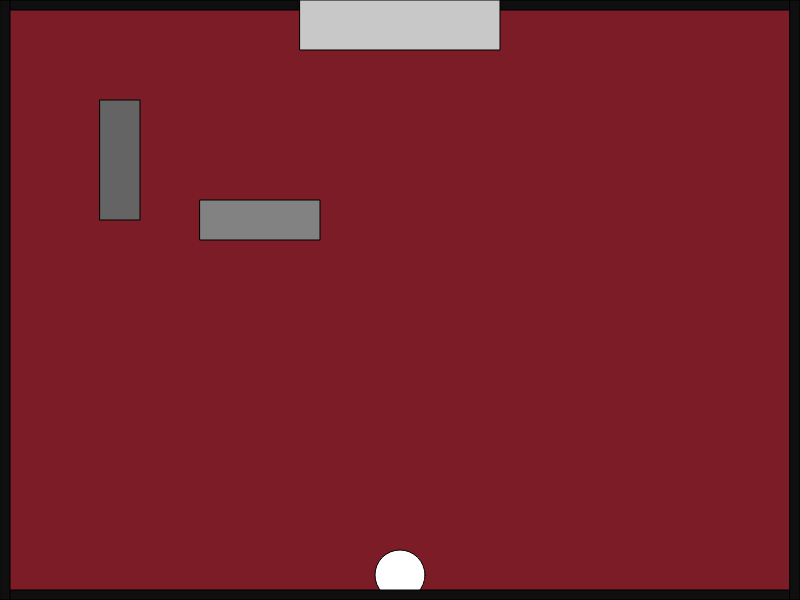
Frame 1 (no input)
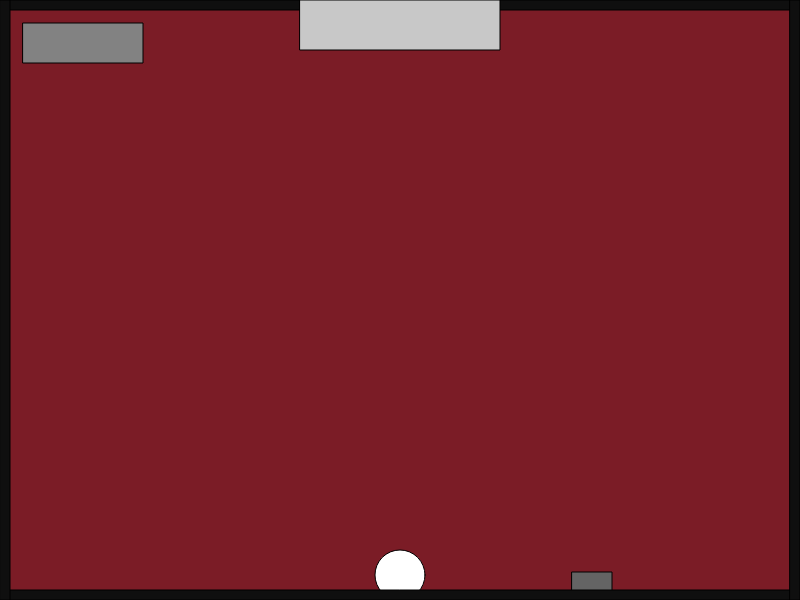
Frame 60 (no input)
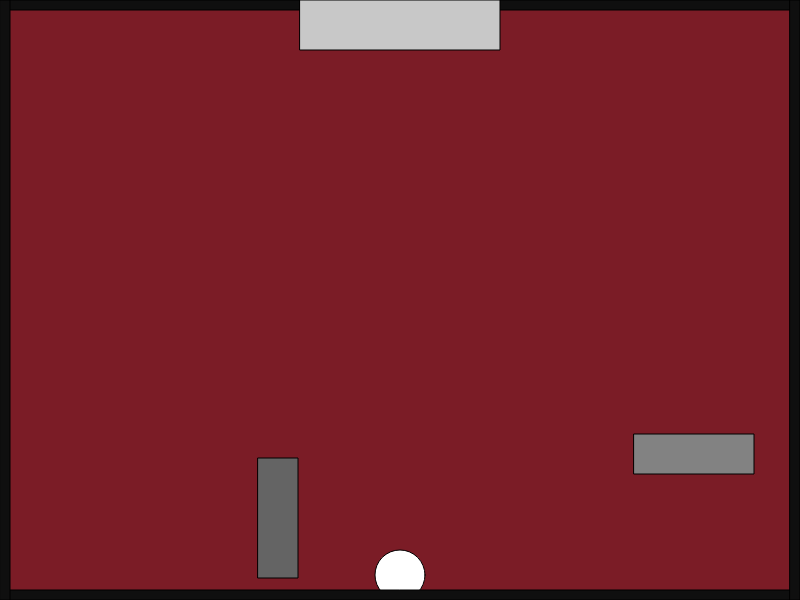
Frame 120 (the mouse pressed at the canvas centre since frame 60)

The p5.js sketch that drew these frames (run headless with seeded random() and noise() and a simulated clock; from frame 60 on, the mouse is pressed at the canvas centre):

// p5.js sketch
// ── sketch.js
var s = 83;
var w = 87;
var a = 65;
var d = 68;
var x = 400;
var y = 575;
var x2 = 100;
var x3 = 200;
var y2 = 100;
var y3 = 200;
var mousex = 0;
var mousey = 0;
var obsizex = 0;
var obsizey = 0;
var movement2;
var movement3;
var fontsize = 650;

function setup() {
  createCanvas(800, 600);
  movement2 = floor(random() * 10) + 1;
  movement3 = (floor(random() * 10) + 1) * (-1);
}

function draw() {
  background(123, 28, 38);
  PlayerSpawn(255, x, y, 50)
  PlayerMove();
  ObstacleSpawn1(100,x2,y2,40,120,130,x3,y3,120,40,175,350,250,mousex,mousey);
  ObstacleMove1();
  ObstacleMove2();
  BorderGen();
  ExitGen();
  TextGen();
}
  
function PlayerSpawn(
  color, x, y, size) {
    fill(color);
    circle(x, y, size);
    PlayerMove;
}

function PlayerMove() {
    if (keyIsDown(d)) {
      x += 5;
    }
    if (keyIsDown(a)) {
      x -= 5;
    }
    if (x >= 775) {
      x = 775;
    }
    if (x <= 25) {
      x = 25;
    }
    if (keyIsDown(s)) {
      y += 5;
    }
    if (keyIsDown(w)) {
      y -= 5;
    }
    if (y >= 575) {
      y = 575;
    }
    if (y <= 25) {
      y = 25; }
}

function ObstacleSpawn1(
  colorfill, xob1, yob1, size1, size2, colorfill2, xob2, yob2, size3, size4,colorfillsq,xsq,ysq,sizesq1,sizesq2) {
  fill(colorfill);
  rect(xob1, yob1, size1, size2);
  fill(colorfill2);
  rect(xob2, yob2, size3, size4);
  fill(colorfillsq);
  rect(xsq,ysq,sizesq1,sizesq2);
}

function ObstacleMove1() {
  if (x2 <= -50 && x2 > 850) {
    x2 = 400
    y2 = 300
  }
  else if (x2 >= 800) {
    x2 = 10
  }
  else if (x2 <= 0) {
    x2 = 790
  }
  x2 += movement2;

  if (y2 <= -50 && y2 > 650) {
    x2 = 400
    y2 = 300
  }
  else if (y2 >= 600) {
    y2 = 10
  }
  else if (y2 <= 0) {
    y2 = 590
  }
  y2 += movement2;
}

function ObstacleMove2() {
  if (x3 <= -50 && x3 > 850) {
    x3 = 400
    y3 = 300
  }
  else if (x3 >= 800) {
    x3 = 10
  }
  else if (x3 <= 0) {
    x3 = 790
  }
  x3 += movement3;

  if (y3 <= -50 && y3 > 650) {
    x3 = 400
    y3 = 300
  }
  else if (y3 >= 600) {
    y3 = 10
  }
  else if (y3 <= 0) {
    y3 = 590
  }
  y3 += movement3;
}

function BorderGen() {
  fill(15)
  rect(0, 0, 800, 10)
  fill(15)
  rect(0, 590, 800, 10)
  fill(15)
  rect(0, 0, 10, 600)
  fill(15)
  rect(790, 0, 10, 600)
}

function ExitGen() {
  fill(200)
  rect(300, 0, 200, 50)
}

function TextGen() {
  fill(100, 100, 255);
  textAlign(CENTER, CENTER);
  textSize(24);
  text('YOU WIN!', 400, fontsize);

  if (x >= 300 && x <= 500 && y <= 50) {
    fontsize = 25
  }
}

function mouseClicked() {
  mousex = 100;
  mousey = 100;
}
// ── fifthpage.html
<html>
  <head>
    <script src="https://cdnjs.cloudflare.com/ajax/libs/p5.js/1.1.9/p5.min.js"></script>
    <script src="sketch2.js"></script>
  </head>
  <body>
  </body>
</html>
// ── sketch2.js
var s = 83;
var w = 87;
var a = 65;
var d = 68;
var x = 400;
var myXs = [];
var myYs = [];
var myDiameters = [];
var y = 575;
var x2 = 200;
var y2 = 100;
var x3 = 200;
var y3 = 200;
var mousex = 0;
var mousey = 0;
var obsizex = 0;
var obsizey = 0;
var movement2;
var movement3;
var fontsize = 650;

function setup() {
    createCanvas(800, 600);
    for (var i = 0; i < 3; i++) {
        myXs[i] = getRandomNumber(800);
        myYs[i] = getRandomNumber(600);
        myDiameters[i] = getRandomNumber(20);
    }
    movement2 = floor(random() * 10) + 1;
    movement3 = (floor(random() * 10) + 1) * (-1);
}

function draw() {
    background(123, 28, 38);
    PlayerSpawn(255, x, y, 50)
    PlayerMove();
    fill(100, 150, 200)
    rect(400, 300, mousex, mousey)
    for (var i = 0; i < myXs.length; i++) {
        circle(myXs[i], myYs[i], myDiameters[i]);
    }
    BorderGen();
    ExitGen();
    TextGen();
    obmove();
}

function PlayerSpawn(
    color, x, y, size) {
    fill(color);
    circle(x, y, size);
    PlayerMove;
}

function PlayerMove() {
    if (keyIsDown(d)) {
        x += 5;
    }
    if (keyIsDown(a)) {
        x -= 5;
    }
    if (x >= 775) {
        x = 775;
    }
    if (x <= 25) {
        x = 25;
    }
    if (keyIsDown(s)) {
        y += 5;
    }
    if (keyIsDown(w)) {
        y -= 5;
    }
    if (y >= 575) {
        y = 575;
    }
    if (y <= 25) {
        y = 25;
    }
}

function BorderGen() {
    fill(15)
    rect(0, 0, 800, 10)
    fill(15)
    rect(0, 590, 800, 10)
    fill(15)
    rect(0, 0, 10, 600)
    fill(15)
    rect(790, 0, 10, 600)
}

function ExitGen() {
    fill(200)
    rect(300, 0, 200, 50)
}

function TextGen() {
    fill(100, 100, 255);
    textAlign(CENTER, CENTER);
    textSize(24);
    text('YOU WIN!', 400, fontsize);

    if (x >= 300 && x <= 500 && y <= 50) {
        fontsize = 25
    }
}

function mouseClicked() {
    mousex = 100;
    mousey = 100;
}

function obmove() {
    for (var i = 0; i < myXs.length; i++) {
        if (myXs[i] <= -50 && myXs[i] > 850) {
            myXs[i] = 400
            myYs[i] = 300
        }
        else if (myXs[i] >= 800) {
            myXs[i] = 10
        }
        else if (myXs[i] <= 0) {
            myXs[i] = 790
        }
        myXs[i] += movement2;

        if (myYs[i] <= -50 && myYs[i] > 650) {
            myXs[i] = 400
            myYs[i] = 300
        }
        else if (myYs[i] >= 600) {
            myYs[i] = 10
        }
        else if (myYs[i] <= 0) {
            myYs[i] = 590
        }
        myYs[i] += movement2;
    }
}

function getRandomNumber(number) {
    return Math.floor(Math.random() * number) + 10;
}

function mouseClicked() {
    mousex = 100;
    mousey = 100;
}
// ── sketch3.js
var x = 50;
var y = 50;
var diameter = 25;
var mousex = 0;
var mousey = 0;
var s = 83;
var w = 87;
var a = 65;
var d = 68;
var movement2;
var myXs = []; // create an array for the x coordinate
var myYs = []; // create an array for the y coordinate
var myDiameters = []; // create array for the diameter of circles
var x = 400;
var y = 575;
var x2 = 100;
var x3 = 200;
var y2 = 100;
var y3 = 200;
var mousex = 0;
var mousey = 0;
var obsizex = 0;
var obsizey = 0;
var movement2;
var movement3;
var fontsize = 650;



function setup() {
    createCanvas(800, 600);
    // create a for loop here to create the circles
    for (var i = 0; i < 5; i++) {
        // get all the random numbers to create a circles
        myXs[i] = getRandomNumber(800);
        myYs[i] = getRandomNumber(600);
        myDiameters[i] = getRandomNumber(100);
    }
      movement2 = getRandomNumber(10)/2+1;
  movement3 = (floor(random() * 10) + 1) * (-1);

}

function draw() {
    background(0);
    fill(24, 200, 29);
    circle(x, y, diameter);


    for (var i = 0; i < myXs.length; i++) {
        // concentric circle randomly using arrays
        circle(myXs[i], myYs[i], myDiameters[i]);
    }
    fknmove();
}




function getRandomNumber(number) {
    return Math.floor(Math.random() * number) + 10;
}

function fknmove() {
    for (var i = 0; i < myXs.length; i++) {
        if (myXs[i] <= -50 && myXs[i] > 850) {
            myXs[i] = 400
            myYs[i] = 300
        }
        else if (myXs[i] >= 800) {
            myXs[i] = 10
        }
        else if (myXs[i] <= 0) {
            myXs[i] = 790
        }
        myXs[i] += movement2;

        if (myYs[i] <= -50 && myYs[i] > 650) {
            myXs[i] = 400
            myYs[i] = 300
        }
        else if (myYs[i] >= 600) {
            myYs[i] = 10
        }
        else if (myYs[i] <= 0) {
            myYs[i] = 590
        }
        myYs[i] += movement2;
    }
}
